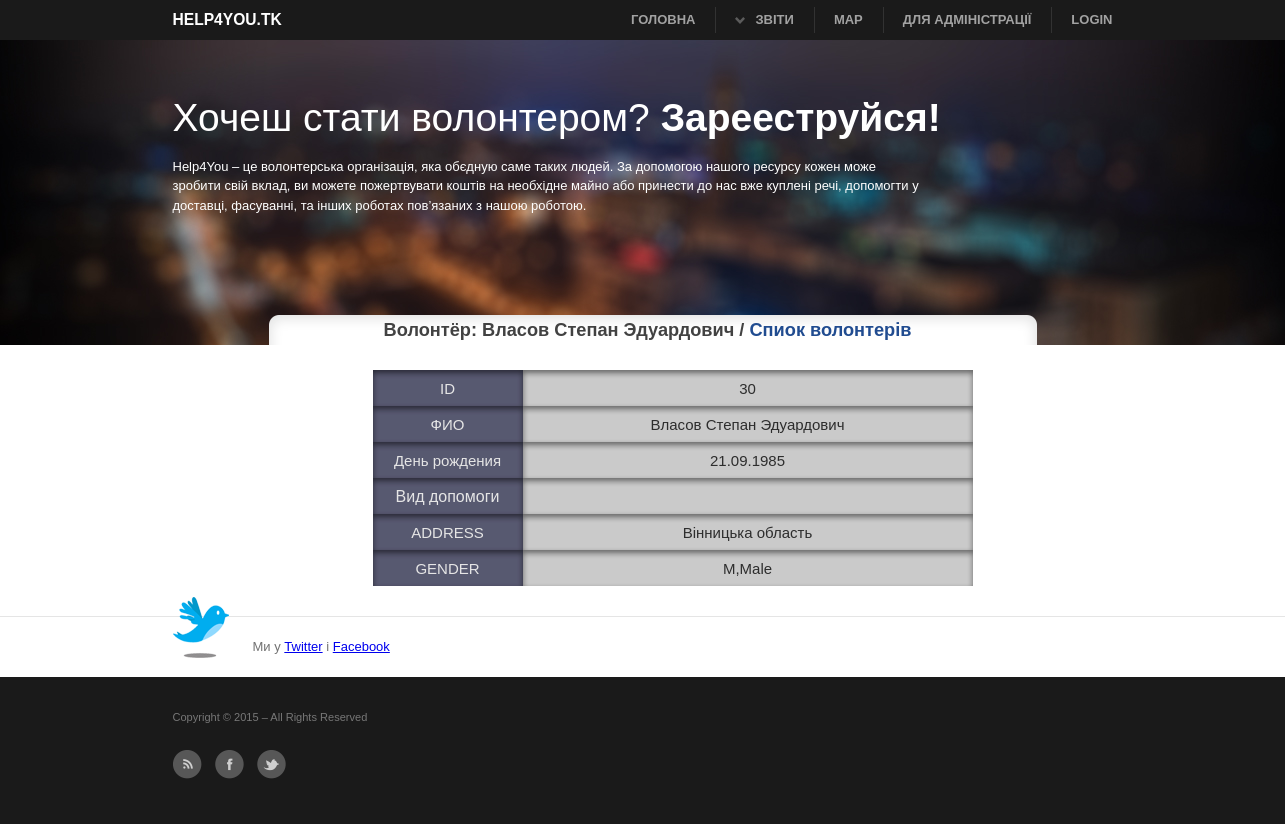
Page /Volonter/30/ on the earlier database version.
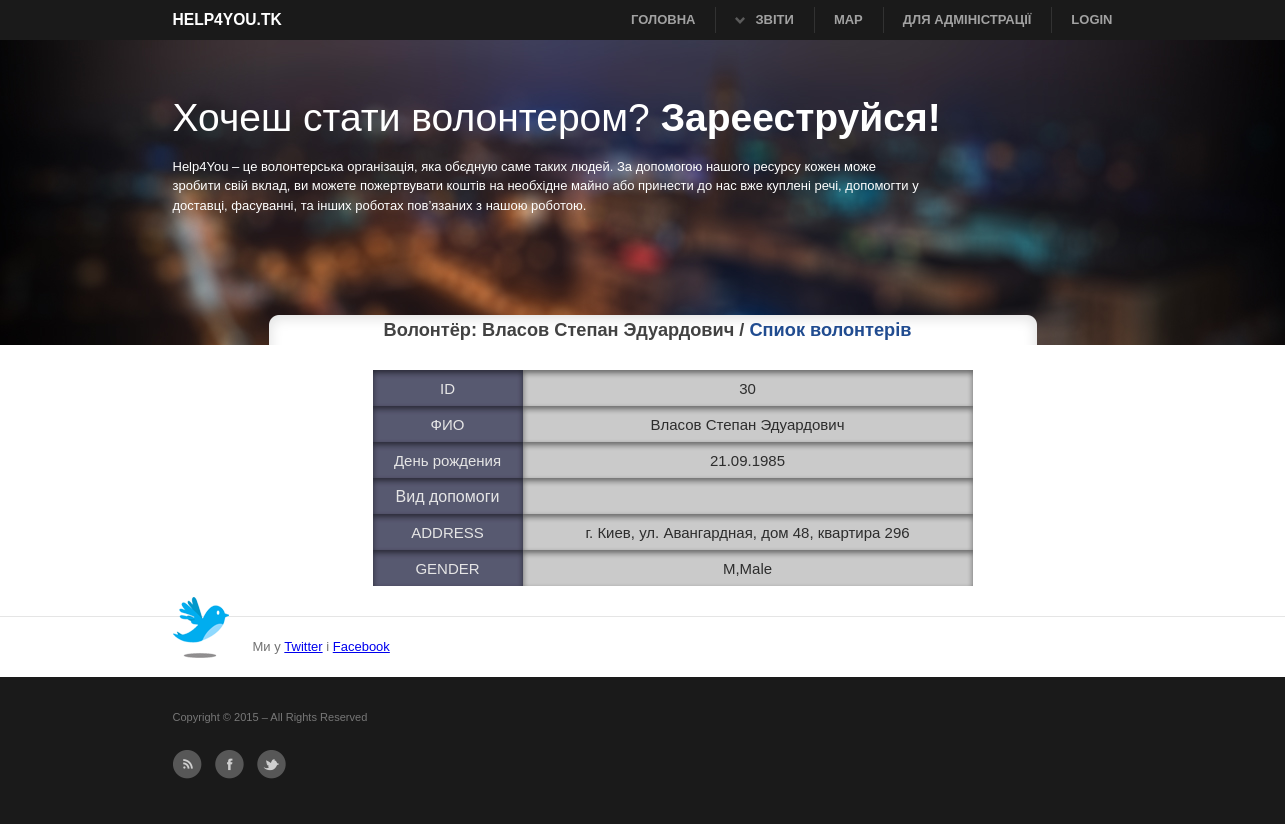
Same page on the later database version.
### main/models.py (models this page shows, shortened)
class Volonter(models.Model):
    GENDER_CHOICES = (
        (u'М', 'Male'),
        (u'Ж', 'Female'),
    )
    OBLAST_CHOICES = (
         (u'Вінницька область',u'Вінницька область'),
         (u'Волинська область',u'Волинська область'),
         (u'Дніпропетровська область',u'Дніпропетровська область'),
         (u'Донецька область',u'Донецька область'),
         (u'Закарпатська область',u'Закарпатська область'),
         (u'Запорізька область',u'Запорізька область'),
         (u'Івано-Франківська область',u'Івано-Франківська область'),
         (u'Київська область',u'Київська область'),
         (u'Кіровоградська область',u'Кіровоградська область'),
         (u'Луганська область',u'Луганська область'),
         (u'Львівська область',u'Львівська область'),
         (u'Миколаївська область',u'Миколаївська область'),
         (u'Одеська область',u'Одеська область'),
         (u'Полтавська область',u'Полтавська область'),
         (u'Рівненська область',u'Рівненська область'),
         (u'Сумська область',u'Сумська область'),
         (u'Тернопільська область',u'Тернопільська область'),
         (u'Харківська область',u'Харківська область'),
         (u'Херсонська область',u'Херсонська область'),
         (u'Хмельницька область',u'Хмельницька область'),
         (u'Черкаська область',u'Черкаська область'),
         (u'Чернігівська область',u'Чернігівська область'),
         (u'Чернівецька область',u'Чернівецька область'),
         (u'Автономна Республіка Крим',u'Автономна Республіка Крим'),
    )
    fio = models.CharField(verbose_name=u'ПІП', max_length=200)
    birthday = models.DateField(verbose_name=u'Дата народження',null=True, blank=True)
    address = models.CharField(verbose_name=u'Область проживання',max_length=30, choices=OBLAST_CHOICES)
    telephone = models.CharField(verbose_name=u'Телефон',max_length=20)
    gender = models.CharField(verbose_name=u'Стать',max_length=1, choices=GENDER_CHOICES)
    categories = models.ManyToManyField('CategoryResource', verbose_name=u'Категорія ресурсів')
    class Meta:
        verbose_name_plural = u'Волонтери'

### main/views.py (the view)
# urls.py: url(r'^volonter/(?P<pk>\d+)/$',VolonterDetailView.as_view(), name='view_volonter'),
class VolonterDetailView(DetailView):
    template_name = 'view_volonter.html'
    model = Volonter
    context_object_name = 'Volonter'

### main/templates/view_volonter.html (shortened to what this page needs)
{% extends 'base.html' %}
{% block title %}
    <h3 class="title_list">Волонтёр: {{ Volonter.fio }} / <a href="{% url 'list_volonter' %}">Спиок волонтерів</a></h3>
{% endblock %}
{% block content %}
    <div id="view_tab">
    <table border="0">
    <tr>
        <td class="lef">ID</td>
        <td class="ri">{{Volonter.id}}</td>
    </tr>
    <tr>
        <td class="lef">ФИО</td>
        <td class="ri">{{ Volonter.fio }}</td>
    </tr>
    <tr>
        <td  class="lef">День рождения</td>
        <td class="ri">{{ Volonter.birthday|date:"d.m.Y" }}</td>
    </tr>
    <tr >
        <td  class="lef_v"  height="36px"><p class="trrt">Вид допомоги</p></td>
        <td  class="ri_v">
            </td>
    </tr>
    <tr>
        <td class="lef">ADDRESS</td>
        <td class="ri">{{Volonter.address }}</td>
    </tr>
     <tr>
        <td  class="lef">GENDER</td>
        <td class="ri">{{ Volonter.gender }},{{ Volonter.get_gender_display }}</td>
    </tr>
  </table>
    </div>
{% endblock %}

Differences in the rows shown:
changed Volonter "Власов Степан Эдуардович": address "Вінницька область" → "г. Киев, ул. Авангардная, дом 48, квартира 296"
